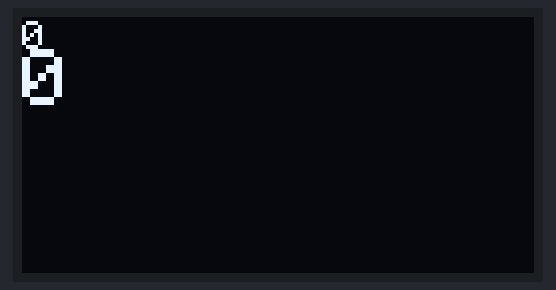
This sketch was run on a simulated ESP32. Shown: 128×64 one-colour display. WiFi joins after 1.5 s; servers stay silent unless stated.

Above: at 0.4 s.

The sketch:

HostRead.ino
```cpp
#include <WiFi.h>
#include <esp_now.h>
#include <Wire.h>
#include <Adafruit_GFX.h>
#include <Adafruit_SSD1306.h>

/* ===== OLED setup ===== */
#define SCREEN_WIDTH 128
#define SCREEN_HEIGHT 64
#define OLED_RESET   -1
Adafruit_SSD1306 display(SCREEN_WIDTH, SCREEN_HEIGHT, &Wire, OLED_RESET);

/* ===== IMU packet (40 bytes) ===== */
typedef struct __attribute__((packed)) {
  uint8_t tracker_id;
  float   ax, ay, az;
  float   roll, pitch, yaw;
  float   qI, qJ, qK, qW;
  uint8_t battery_percent;
} IMUDataPacket;

/* ===== Button packet (4 bytes) ===== */
typedef struct __attribute__((packed)) { uint8_t id, batt, b14, b12; } ButtonPacket;

static inline bool looksLikeIMUPacket(int len){ return len == (int)sizeof(IMUDataPacket); }
static inline bool looksLikeButtonPacket(int len){ return len == (int)sizeof(ButtonPacket); }

/* ===== timing thresholds ===== */
static const uint32_t IMU_TIMEOUT_MS = 50;   // ~5 frames at 100Hz
static const uint32_t BTN_TIMEOUT_MS = 800;  // UX preference

/* ===== last-seen trackers (for screen) ===== */
static uint8_t lastBatt[10];
static uint32_t lastSeenMs[10];
static bool seen[10];

static uint8_t btn14 = 0, btn12 = 0;   // latest button raw (defaults 0)
static uint32_t lastBTNMs = 0;
static uint8_t lastPrintedBtnState = 255; // force first print

static inline uint8_t clamp2digits(uint8_t v){ return (v > 99) ? 99 : v; }

void drawGrid()
{
  display.clearDisplay();
  display.setTextColor(SSD1306_WHITE);

  // 5 columns, 2 rows; each cell ~25px wide, rows at y=8 and y=40
  const int startX[5] = { 0, 26, 52, 78, 104 };
  const int rowY[2]   = { 8, 40 };

  display.setTextSize(2);

  for (int idx = 0; idx < 10; ++idx) {
    int row = (idx < 5) ? 0 : 1;
    int col = (idx < 5) ? idx : (idx - 5);
    int x = startX[col];
    int y = rowY[row];

    if (idx == 0) {
      // Button state 0..2; revert to 0 after timeout; both-pressed maps to BTN14 (1)
      uint8_t state = 0;
      uint32_t ageB = millis() - lastBTNMs;
      if (ageB < BTN_TIMEOUT_MS) {
        if (btn14)      state = 1; // BTN14 pressed has priority
        else if (btn12) state = 2; // BTN12 pressed
      }
      display.setTextSize(1); display.setCursor(x, y - 7); display.print("0");
      display.setTextSize(2); display.setCursor(x, y); display.printf("%u", state);
      continue;
    }

    if (seen[idx] && (millis() - lastSeenMs[idx]) < IMU_TIMEOUT_MS) {
      uint8_t val = clamp2digits(lastBatt[idx]);
      display.setTextSize(1); display.setCursor(x, y - 7); display.print(idx);
      display.setTextSize(2); display.setCursor(x, y); display.printf("%u", val);
    }
  }

  display.display();
}

void onReceive(const esp_now_recv_info *, const uint8_t *data, int len)
{
  if (looksLikeIMUPacket(len)) {
    IMUDataPacket p; memcpy(&p, data, sizeof(p));
    Serial.printf(
      "ID:%d | r:%.1f p:%.1f y:%.1f | "
      "ax:%.2f ay:%.2f az:%.2f | "
      "qI:%.3f qJ:%.3f qK:%.3f qW:%.3f | "
      "batt:%u%%\n",
      p.tracker_id,
      p.roll, p.pitch, p.yaw,
      p.ax, p.ay, p.az,
      p.qI,  p.qJ,  p.qK,  p.qW,
      p.battery_percent);

    if (p.tracker_id < 10) {
      lastBatt[p.tracker_id] = p.battery_percent;
      lastSeenMs[p.tracker_id] = millis();
      seen[p.tracker_id] = true;
    }
    return;
  }

  if (looksLikeButtonPacket(len)) {
    ButtonPacket b; memcpy(&b, data, sizeof(b));
    // Update cached state/time
    btn14 = b.b14; btn12 = b.b12; lastBTNMs = millis();
    seen[0] = true; lastSeenMs[0] = lastBTNMs;
    // Mapped state (no state 3). Print all non-zero states; print 0 only once on timeout from loop.
    uint8_t state = 0;
    if (btn14)      state = 1;
    else if (btn12) state = 2;
    if (state != 0) {
      Serial.printf("BTN ID:%u | BTN14:%u BTN12:%u\n", b.id, b.b14, b.b12);
      lastPrintedBtnState = state;
    }
    return;
  }
}

void setup() {
  Serial.begin(115200); delay(300);

  memset(seen, 0, sizeof(seen));
  memset(lastBatt, 0, sizeof(lastBatt));
  memset(lastSeenMs, 0, sizeof(lastSeenMs));
  btn14 = 0; btn12 = 0; lastBTNMs = 0; lastPrintedBtnState = 255;

  Wire.begin();
  Wire.setClock(400000); // fast I2C for quicker refresh
  if (display.begin(SSD1306_SWITCHCAPVCC, 0x3C)) {
    display.clearDisplay();
    display.setTextSize(2);
    display.setTextColor(SSD1306_WHITE);
    display.setCursor(0, 0);
    display.println(F("Host"));
    display.display();
  }

  WiFi.mode(WIFI_STA); WiFi.begin();
  if (esp_now_init() != ESP_OK) { while (1); }
  esp_now_register_recv_cb(onReceive);
}

void loop() {
  static uint32_t lastDraw = 0;
  uint32_t now = millis();

  // If button state has timed out to 0 and we haven't printed 0 yet, print it once
  uint32_t ageB = now - lastBTNMs;
  if (ageB >= BTN_TIMEOUT_MS && lastPrintedBtnState != 0 && seen[0]) {
    Serial.printf("BTN ID:%u | BTN14:%u BTN12:%u\n", 0, 0, 0);
    lastPrintedBtnState = 0;
  }

  if (now - lastDraw >= 10) { // refresh ~100Hz
    lastDraw = now;
    drawGrid();
  }
}
```
